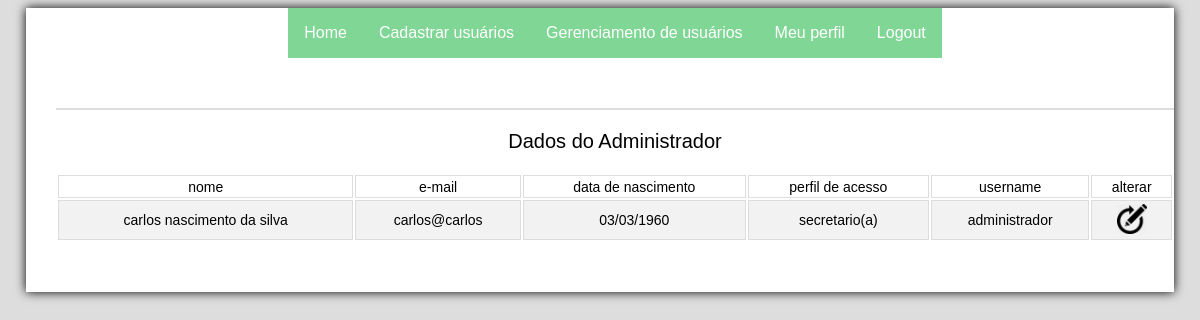
The app's page /usuario/listar_perfil.php (signed in) with its own data.
### tables this page shows
create table usuario(
	id integer primary key auto_increment,
        nome varchar(100),
        email varchar(100) unique,
        dataN date,
        cpf varchar(15) unique,
        perfil_acesso varchar(15),
	username varchar(100) unique,
	password varchar(100)
  	
);

### usuario/autenticacao.php (called while the page is built, shortened)
<?php
function estaLogado() {
    return isset($_SESSION['username']);
}
function exibirUsername() {
    return $_SESSION['username'];
}

### usuario/listar_perfil.php (the view, shortened to what this page needs)
<!DOCTYPE html>
<html>
    <head>
<link href="../css/form_buscar.css" rel="stylesheet"/>
    </head>
    <body>
        <div id="interface">
            <?php
            include '../cabecalho.php';
            include '../bd/conectar.php';
            $sql_pessoa = "select id, nome, email, date_format(dataN, '%d/%m/%Y') as dataNformatada, perfil_acesso, username from usuario where username = '$_SESSION[username]'";
            $resultado = mysqli_query($conexao, $sql_pessoa);
            $linha = mysqli_fetch_array($resultado);
            ?>
            <table id="customers">
                 <caption>Dados do Administrador</caption>
                 <tr class="estilo">
                    <td>Nome</td><td>E-mail</td><td>Data de nascimento</td><td>Perfil de acesso</td><td>Username</td><td>Alterar</td>
                </tr>
                <tr>
                    <td><?= $linha['nome'] ?></td>
                    <td><?= $linha['email'] ?></td>
                    <td><?= $linha['dataNformatada'] ?></td>
                    <td><?= $linha['perfil_acesso'] ?></td>
                    <td><?= $linha['username'] ?></td>
                    <td><a href="form_alterar.php?id=<?= $linha['id'] ?>">
                            <img src="../img/alterar2.png" height="30" width="30"/></a></td>
                </tr>
            </table>
            <?php
            require_once '../rodape.php';
            ?>
    </body>
</html>

### cabecalho.php (shortened to what this page needs)
<?php
                 $url = "http://localhost/SistemaAcademico";
                require_once 'usuario/autenticacao.php';
?>
<!DOCTYPE html>
<html>
    <head>
        <link href="css/estilo.css" rel="stylesheet">
    </head>
    <body>
        <header id="cabecalho">
          <div>
                <?php
                require_once 'usuario/autenticacao.php';
                if (estaLogado()) {
                    if (exibirUsername() == 'administrador') {
                        ?><div class="admin">
                        <a href='<?=$url?>/index.php'>Home</a>
                        </div><div class="admin">
                        <a href='<?=$url?>/usuario/form_inserir.php'>Cadastrar usuários</a>
                      </div><div class="admin">
                       <a href='<?=$url?>/usuario/listar.php'>Gerenciamento de usuários</a>
                       </div><div class="admin">
                       <a href='<?=$url?>/usuario/listar_perfil.php'>Meu perfil </a>
                       </div></div>
            <?php
                    } else if (exibirPerfilAcesso() == 'secretario(a)') {?>
                        <div class="dropdown">
                        <a href='<?=$url?>/index.php'><button class='dropbtn'>Home</button> </a>
                       </div>
                     </div>
                    <div class="dropdown">
                       <button class='dropbtn'> Cadastros</button>
                        <div class="dropdown-cadastro">
                <a href='<?=$url?>/aluno/form_inserir.php'>Cadastrar alunos</a>
                <a href='<?=$url?>/tipo/form_inserir.php'>Cadastrar tipos de curso   </a>
                <a href='<?=$url?>/curso/form_inserir.php'>Cadastrar cursos   </a>
                <a href='<?=$url?>/disciplina/form_inserir.php'>Cadastrar disciplinas   </a>
                <a href='<?=$url?>/turma/form_inserir.php'>Cadastrar turmas   </a>
                         </div>
                    </div>
                    <div class="dropdown">
        <button class='dropbtn'>Matriculas</button>
                        <div class="dropdown-matricula">
                        <a href='<?=$url?>/matricula_aluno_curso/form_inserir.php'>Matricular aluno em curso</a>
                        <a href='<?=$url?>/matricula_aluno_turma/form_inserir_aluno_1.php'>Matricular aluno em turma</a>
                        </div>
                    </div>
                    <div class="dropdown">
                            <button class='dropbtn'>Gerenciamento</button>
                        <div class="dropdown-gerenciamento">
                  <a href='<?=$url?>/matricula_aluno_curso/listar_cursos.php'>Alunos Matriculados em Curso</a>
                       <a href='<?=$url?>/matricula_aluno_turma/listar_curso.php'>Alunos Matriculados em turma</a>
                        <a href='<?=$url?>/aluno/listar.php'>Gerenciamento de alunos   </a>
                    <a href='<?=$url?>/tipo/listar.php'>Gerenciamento de tipos de curso   </a>
                    <a href='<?=$url?>/curso/listar.php'>Gerenciamento de cursos   </a>
                    <a href='<?=$url?>/disciplina/listar.php'>Gerenciamento de disciplinas   </a>
                    <a href='<?=$url?>/turma/listar.php'>Gerenciamento de turmas   </a>
                              </div>
                    </div>
                     <div class="dropdown">
                            <button class='dropbtn'>Relatórios</button>
                        <div class="dropdown-gerenciamento">
                  <a href='<?=$url?>/relatorios/aprovacao/form.php'>Emitir relatório de aprovação</a>
                  <a href='<?=$url?>/relatorios/reprovacao_disciplina/listar_cursos.php'>Emitir relatório de reprovação por disciplina</a>
                  <a href='<?=$url?>/relatorios/reprovacao_curso/listar_cursos.php'>Emitir relatório de reprovação por curso</a>
                  <a href='<?=$url?>/relatorios/reprovacao_renda/form.php'>Emitir relatório de reprovação por faixa de renda</a>
                  <a href='<?=$url?>/relatorios/diario_classe/listar_cursos.php'>Emitir diário de classe</a>
                              </div>
                     </div>
                         <?php
                        }
                        ?>
                <div class="dropdown">
              <a href='<?=$url?>/usuario/logout.php'><button class='dropbtn'>Logout</button></a>
              </div><?php
                }
                ?>
    </header>
</body>
</html>

### css/estilo.css (style rules this page uses)
body { background-color: #dddddd; color: rgba(0,0,0,1); font-family: arial; font-size: 14px; }
div#interface { background-color: white; width: 1118px; margin: 0px auto 10px auto; box-shadow: 0px 0px 10px; padding: 0px 0px 50px 30px; }
td { text-transform: lowercase; }
header#cabecalho { border-bottom: 2px #dddddd double; height: 100px; }

### usuario/listar_perfil.php (style rules this page uses)
#customers { font-family: Arial; border-collapse: separate; width: 100%; }
#customers td, #customers th { border: 1px solid #ddd; padding: 2.5px; }
#customers tr:nth-child(even) { background-color: #f2f2f2; }
body { background-color: #dddddd; color: rgba(0,0,0,1); font-family: arial; font-size: 14px; }
div#interface { background-color: white; width: 1250px; margin: 0px auto 10px auto; box-shadow: 0px 0px 10px; padding: 0px 30px 50px 30px; }
img { margin: 0 auto; text-align: center; }
caption { font-size: 20px; margin-top: 20px; margin-bottom: 20px; }
td { text-align: center; }

### cabecalho.php (style rules this page uses)
body { font-family: arial; }
a { text-decoration: none; color: white; }
.dropbtn { background-color: #80d695; color: white; padding: 16px; font-size: 16px; border: none; cursor: pointer; }
.admin { background-color: #80d695; color: white; padding: 16px; font-size: 16px; border: none; cursor: pointer; position: relative; display: inline-block; text-decoration: none; }
.dropdown { position: relative; display: inline-block; }
#cabecalho { display: flex; justify-content: center; }

### records on screen
usuario: nome "carlos nascimento da silva", email "carlos@carlos", perfil_acesso "secretario(a)", username "administrador"

### other values on screen
$linha['dataNformatada'] "03/03/1960"
